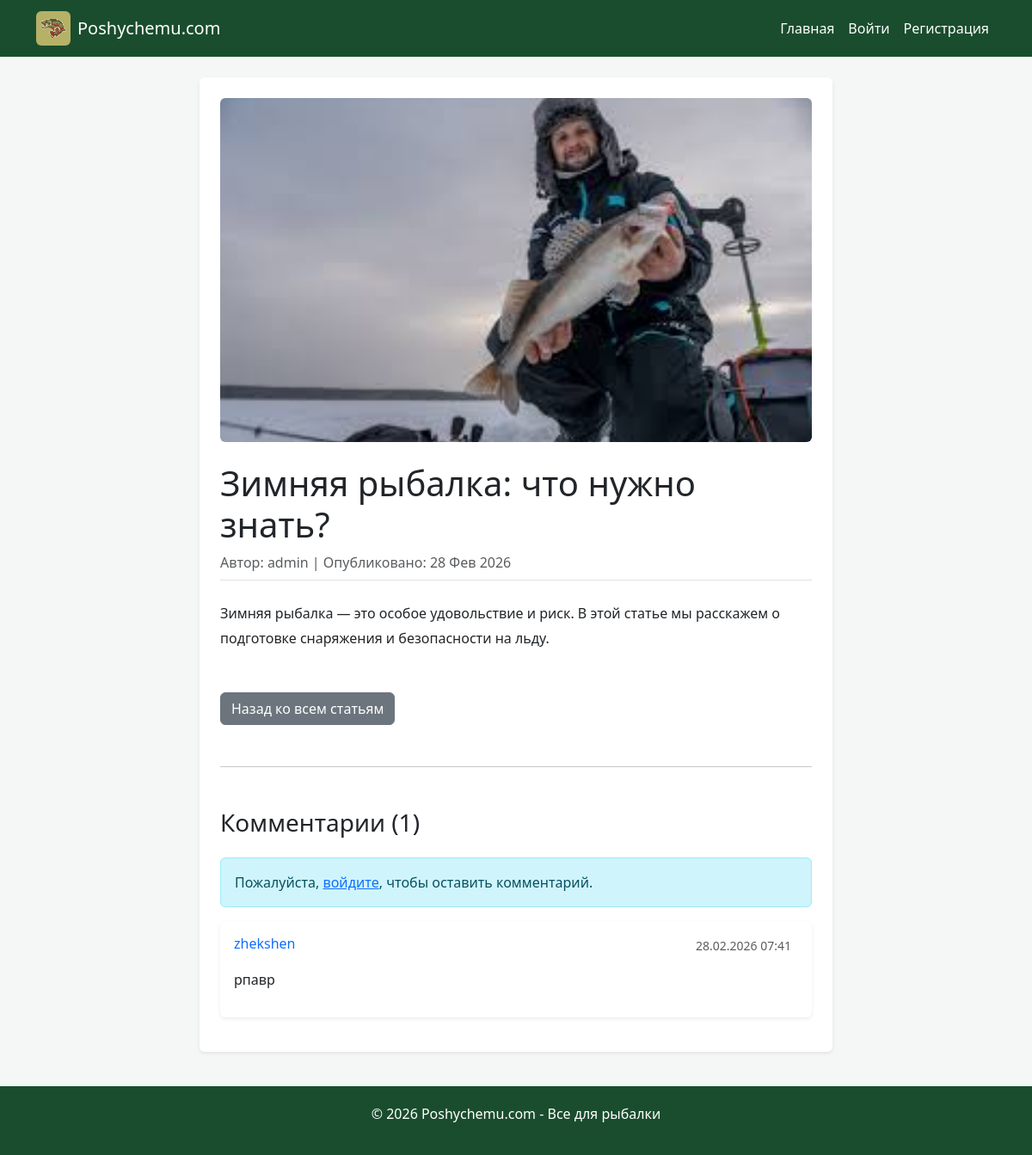
The app's page /post/4/ with its own data.
### blog/models.py (models this page shows, shortened)
class Post(models.Model):
    title = models.CharField(max_length=200, verbose_name="Заголовок")
    content = models.TextField(verbose_name="Содержание")
    author = models.ForeignKey(User, on_delete=models.CASCADE, verbose_name="Автор")
    created_date = models.DateTimeField(auto_now_add=True, verbose_name="Дата создания")
    updated_date = models.DateTimeField(auto_now=True, verbose_name="Дата обновления")
    image = models.ImageField(upload_to='blog_images/', blank=True, null=True, verbose_name="Изображение")
    video = models.FileField(upload_to='blog_videos/', blank=True, null=True, verbose_name="Видео")
    class Meta:
        verbose_name = "Статья"
        verbose_name_plural = "Статьи"
        ordering = ['-created_date']

class Comment(models.Model):
    post = models.ForeignKey(Post, on_delete=models.CASCADE, related_name='comments', verbose_name="Статья")
    author = models.ForeignKey(User, on_delete=models.CASCADE, verbose_name="Автор")
    text = models.TextField(verbose_name="Комментарий")
    created_date = models.DateTimeField(auto_now_add=True, verbose_name="Дата создания")

### blog/views.py (the view)
# urls.py: path('post/<int:pk>/', views.PostDetailView.as_view(), name='post_detail'),
class PostDetailView(DetailView):
    model = Post
    template_name = 'blog/post_detail.html'
    def get_context_data(self, **kwargs):
        context = super().get_context_data(**kwargs)
        context['comments'] = self.object.comments.all().order_by('-created_date')
        context['comment_form'] = CommentForm()
        return context

### blog/templates/blog/post_detail.html (shortened to what this page needs)
{% extends 'blog/base.html' %}
{% block content %}
<div class="row">
    <div class="col-md-8 offset-md-2">
        <article class="bg-white p-4 rounded shadow-sm">
            {% if post.image %}
            <img src="{{ post.image.url }}" class="img-fluid mb-4 rounded w-100" alt="{{ post.title }}" style="max-height: 400px; object-fit: cover;">
            {% endif %}
            <h1>{{ post.title }}</h1>
            <div class="text-muted mb-4 border-bottom pb-2 d-flex justify-content-between align-items-center">
                <span>Автор: {{ post.author }} | Опубликовано: {{ post.created_date|date:"d M Y" }}</span>
            </div>
            <div class="content" style="line-height: 1.8;">
                {{ post.content|linebreaks }}
            </div>
            <div class="mt-5">
                <a href="{% url 'home' %}" class="btn btn-secondary">Назад ко всем статьям</a>
            </div>
            <hr class="my-5">
            <div class="comments-section">
                <h3 class="mb-4">Комментарии ({{ comments.count }})</h3>
                {% if user.is_authenticated %}
                    <div class="card mb-4">
                        <div class="card-body">
                            <h5 class="card-title">Оставить комментарий</h5>
                            <form action="{% url 'add_comment' post.pk %}" method="post">
                                {% csrf_token %}
                                {{ comment_form.text }}
                                <button type="submit" class="btn btn-primary mt-3">Отправить</button>
                            </form>
                        </div>
                    </div>
                {% else %}
                    <div class="alert alert-info">
                        Пожалуйста, <a href="{% url 'login' %}">войдите</a>, чтобы оставить комментарий.
                    </div>
                {% endif %}
                {% for comment in comments %}
                    <div class="card mb-3 border-0 shadow-sm">
                        <div class="card-body">
                            <div class="d-flex justify-content-between align-items-center mb-2">
                                <h6 class="card-subtitle text-primary">{{ comment.author.username }}</h6>
                                <div>
                                    <small class="text-muted me-2">{{ comment.created_date|date:"d.m.Y H:i" }}</small>
                                </div>
                            </div>
                            <p class="card-text">{{ comment.text|linebreaks }}</p>
                        </div>
                    </div>
                {% empty %}
                    <p class="text-muted">Пока нет комментариев. Будьте первым!</p>
                {% endfor %}
            </div>
        </article>
    </div>
</div>
{% endblock %}

### blog/templates/blog/base.html (style rules this page uses)
body { background-color: #f4f7f6; }
.card { margin-bottom: 20px; border: none; box-shadow: 0 2px 5px rgba(0,0,0,0.1); }

### records on screen
Post: image (picture), title "Зимняя рыбалка: что нужно знать?", author "admin", created_date "28 Фев 2026", content "Зимняя рыбалка — это особое удовольствие и риск. В этой статье мы расскажем о подготовке снаряжения и безопасности на льду."
Comment: author.username "zhekshen", created_date "28.02.2026 07:41", text "рпавр"

### other values on screen
{{ comments.count }} "1"
